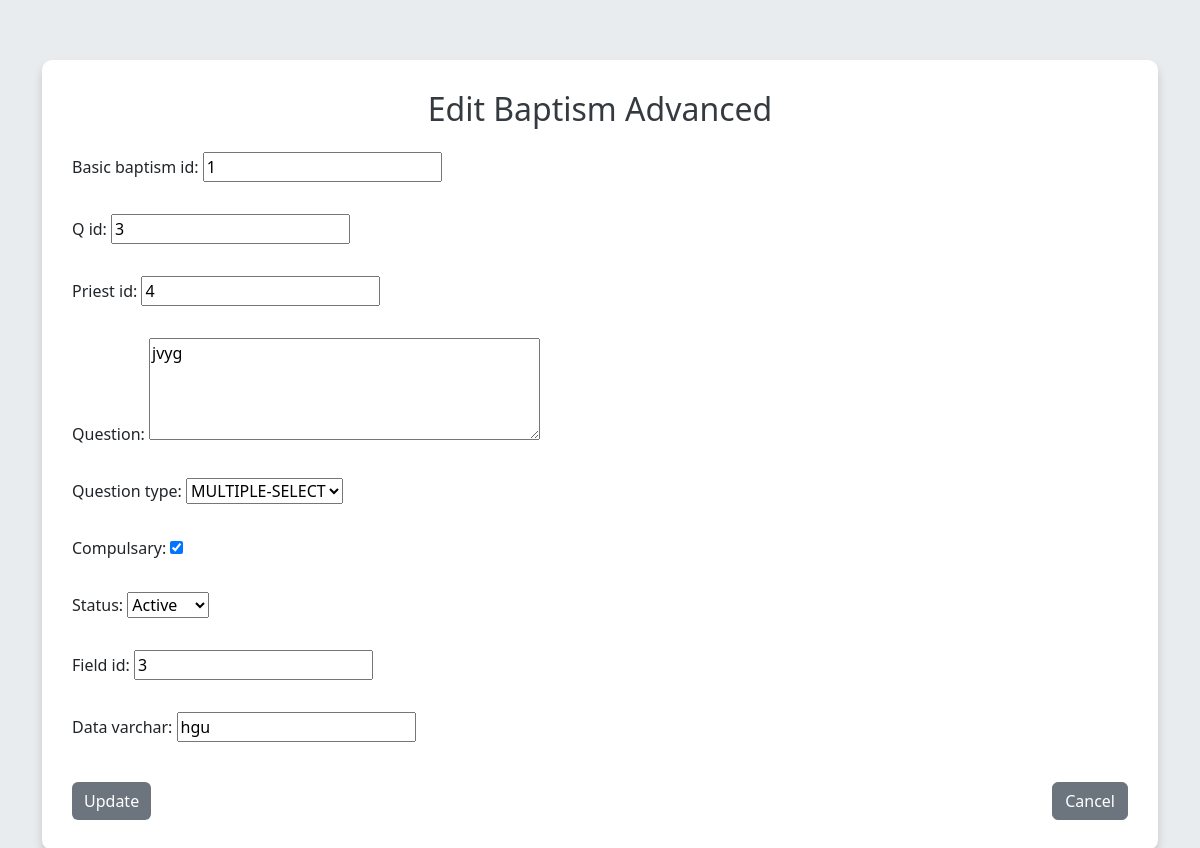
Screenshot of /baptism/baptism-advanced/edit/2/ with the database file from the repository.
### baptism/models.py (models this page shows, shortened)
class BaptismAdvanced(models.Model):
    advanced_baptism_id = models.AutoField(primary_key=True)
    basic_baptism_id = models.IntegerField()
    q_id = models.IntegerField()
    priest_id = models.IntegerField()
    question = models.TextField()
    QUESTION_CHOICES = [
        ('MULTIPLE', 'MULTIPLE'),
        ('MULTIPLE-SELECT','MULTIPLE-SELECT'),
        ('TEXT-AREA','TEXT-AREA')
    ]
    question_type = models.CharField(max_length=255,choices=QUESTION_CHOICES,default='MULTIPLE')
    compulsary = models.BooleanField()  # True for compulsary, False otherwise
    STATUS_CHOICES = [
        ('Active', 'Active'),
        ('Inactive', 'Inactive'),
    ]
    status = models.CharField(max_length=10, choices=STATUS_CHOICES, default='Active')
    created_time = models.DateTimeField(default=now)
    field_id = models.IntegerField()
    data_varchar = models.CharField(max_length=255)

### baptism/views.py (the view)
# urls.py: path('baptism-advanced/edit/<int:pk>/', baptism_advanced_edit, name='baptism_advanced_edit'),  # Edit page
def baptism_advanced_edit(request, pk):
    baptism = get_object_or_404(BaptismAdvanced, pk=pk)  # Retrieve the existing record
    if request.method == 'POST':
        form = BaptismAdvancedForm(request.POST, instance=baptism)  # Bind form to the existing record
        if form.is_valid():
            form.save()  # Update the existing record in the database
            return redirect('baptism_advanced_list')  # Redirect to list page
    else:
        form = BaptismAdvancedForm(instance=baptism)  # Prepopulate form with the existing data
    return render(request, 'baptism_advanced_edit.html', {'form': form})

### baptism/forms.py
class BaptismAdvancedForm(forms.ModelForm):
    class Meta:
        model = BaptismAdvanced
        fields = [
            'basic_baptism_id',
            'q_id',
            'priest_id',
            'question',
            'question_type',
            'compulsary',
            'status',
            'field_id',
            'data_varchar',
        ]
        widgets = {
            'question': forms.Textarea(attrs={'rows': 4}),
        }

### baptism/templates/baptism_advanced_edit.html (shortened to what this page needs)
<!DOCTYPE html>
<html lang="en">
<head>
    <link rel="stylesheet" href="https://cdn.jsdelivr.net/npm/bootstrap@5.3.0/dist/css/bootstrap.min.css">
</head>
<body>
    <div class="container">
        <div class="form-container mx-auto">
            <h2 class="text-center mb-4">Edit Baptism Advanced</h2>
            <form method="post">
                <div class="row g-3">
                    {{ form.as_p }}
                </div>
                <div class="d-flex justify-content-between mt-4">
                    <button type="submit" class="btn btn-primary">Update</button>
                    <a href="{% url 'baptism_advanced_list' %}" class="btn btn-secondary">Cancel</a>
                </div>
            </form>
        </div>
    </div>
</body>
</html>

### baptism/templates/baptism_advanced_edit.html (style rules this page uses)
body { background-color: #e9ecef; }
.form-container { background-color: #fff; border-radius: 10px; padding: 30px; box-shadow: 0 6px 10px rgba(0, 0, 0, 0.15); margin-top: 60px; }
h2 { color: #343a40; }
.btn-primary { background-color: #6c757d; border: none; }

### rows the page displays
BaptismAdvanced: basic_baptism_id "1", q_id "3", priest_id "4", question "jvyg", question_type "MULTIPLE-SELECT", compulsary "☑", status "Active", field_id "3", data_varchar "hgu"
